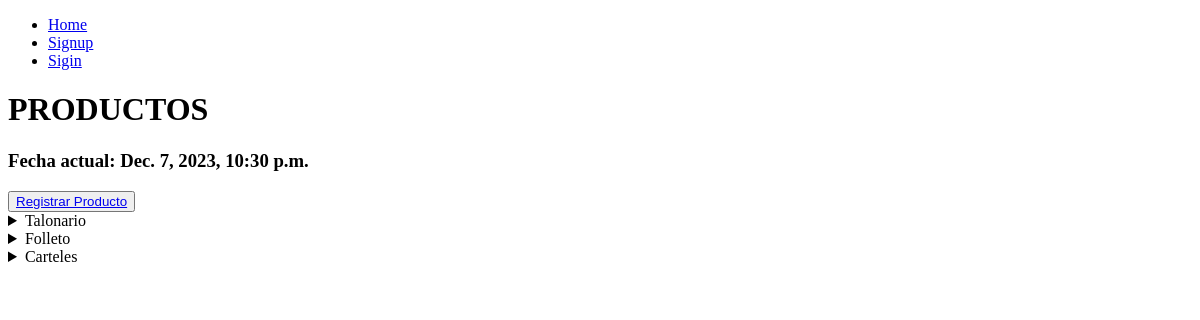
The app's page /productos/, older data.
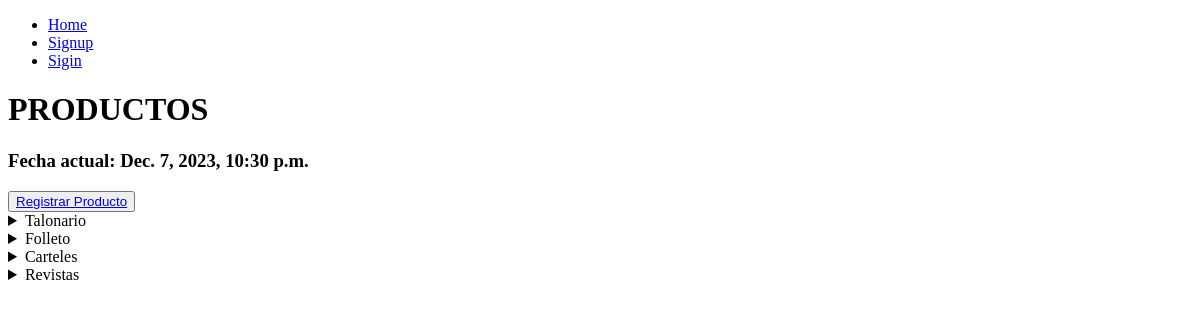
The same page, newer data.
### productos/models.py (models this page shows)
class Producto(models.Model):
    nombre = models.CharField(max_length=100)
    descripcion = models.CharField(max_length=500)
    precio = models.DecimalField(max_digits=4, decimal_places=2)

### productos/views.py (the view)
# urls.py: path('productos/',views.Productos),
def Productos(request):
    fecha_actual = datetime.datetime.now()
    productosLST = Producto.objects.all()
    productoEspecificacionLST = ProductoEspecificacion.objects.all()
    especificacionesLST = Especificacion.objects.all()
    return render(request,'productos.html',{'fecha':fecha_actual,'productos':productosLST,'productoEspecificaciones':productoEspecificacionLST,'especificaciones':especificacionesLST})

### productos/templates/productos.html (shortened to what this page needs)
{% extends 'base.html' %}
{% block content %}
<h1>PRODUCTOS</h1>
<h3>Fecha actual: {{fecha}}</h3>
<button><a href="/productos/create">Registrar Producto</a></button>
    {% for p in productos %}
    <details>
        <summary>{{p.nombre}}</summary>
        <br>
    </details>
    {% endfor %}
{% endblock %}

Row changes from the older to the newer data that the page shows:
added Producto: nombre "Revistas"
